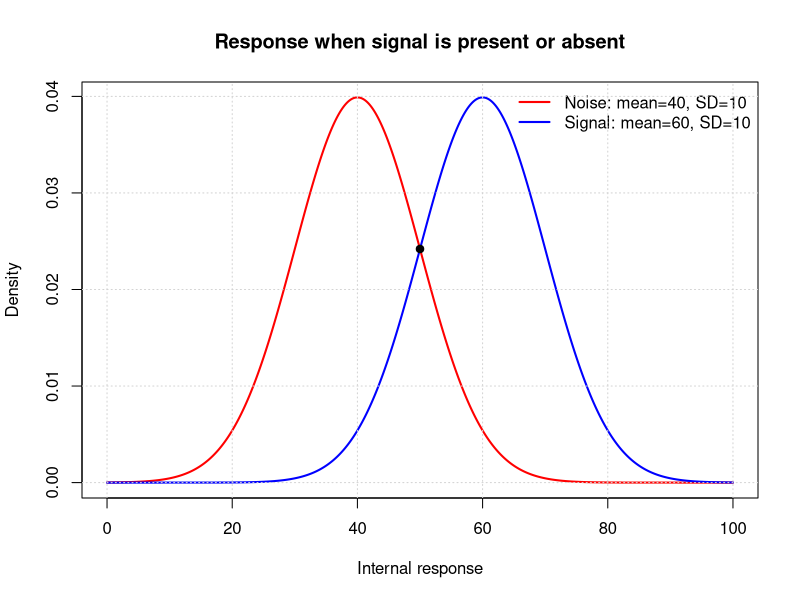
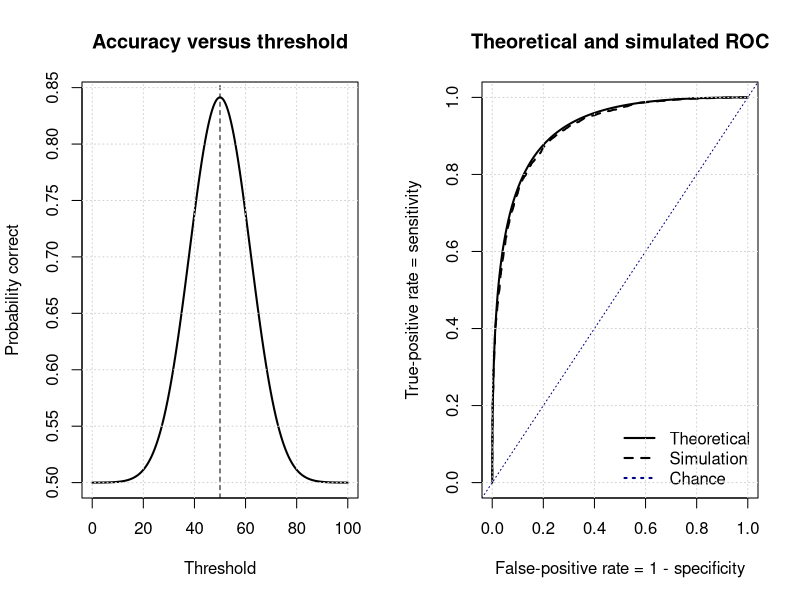
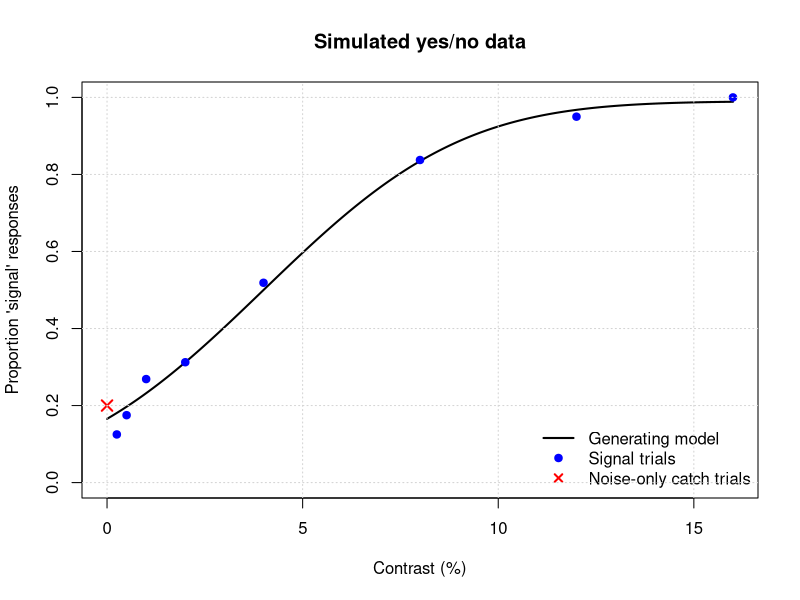
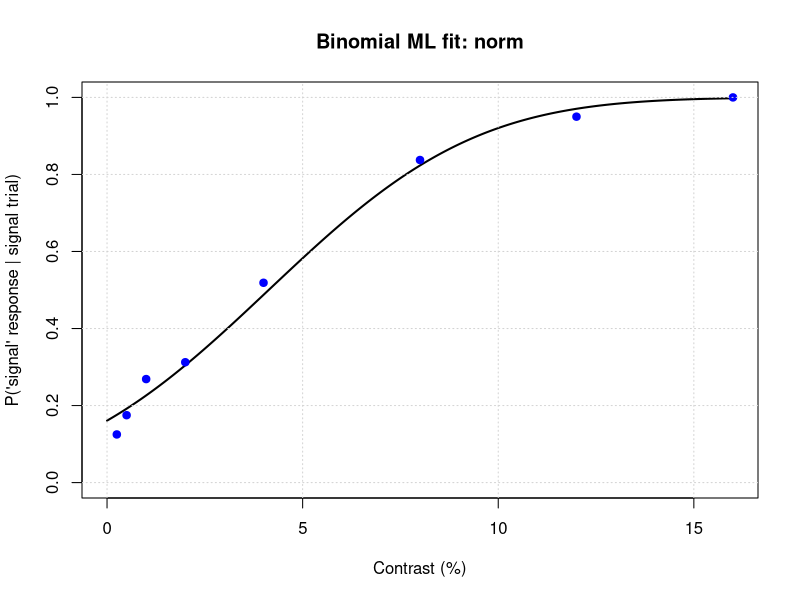
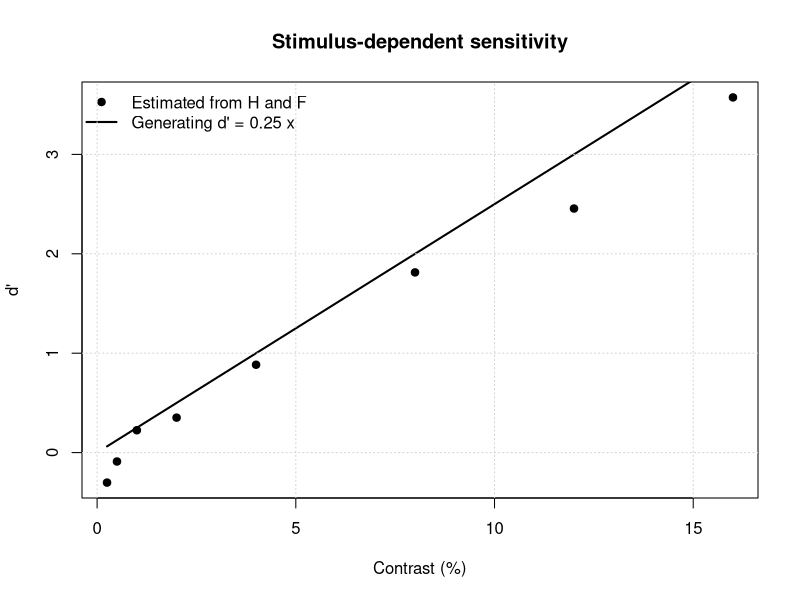
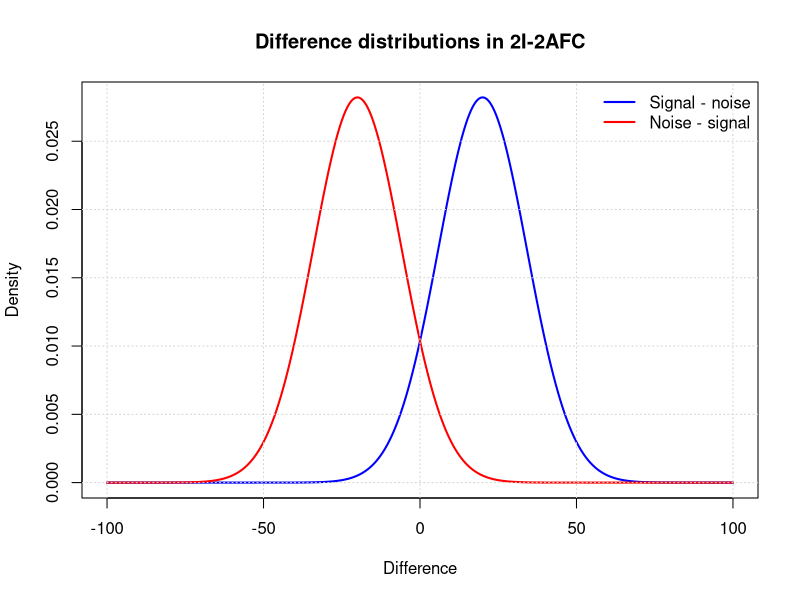
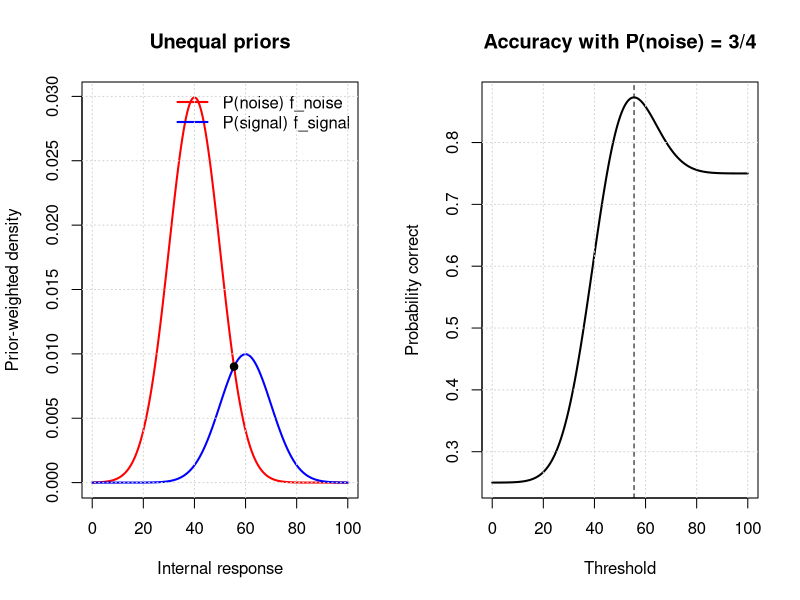
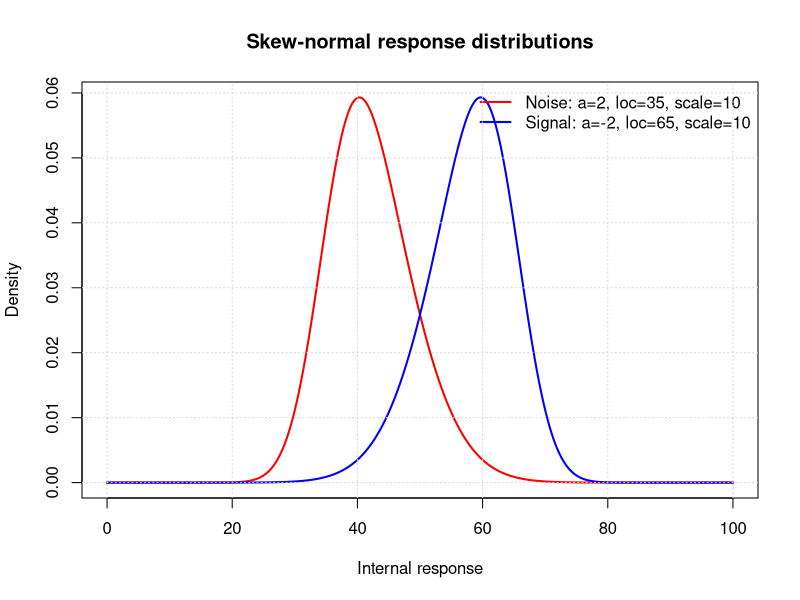

These charts were generated, in order, by the following R code:
# Signal detection theory: from an ideal observer to psychometric functions
#
# Standalone R companion to sdt.py. Run with:
#   Rscript sdt.R
# or source it from RStudio. It uses only base R (including the recommended
# stats and graphics packages), so no package installation is required.
#
# Contents
#   1. The ideal equal-variance model
#   2. What changes in real observers?
#   3. Simulated yes/no data
#   4. Fit a psychometric function
#   5. From SDT to stimulus-dependent psychometric functions
#   Appendix: selected extensions

options(stringsAsFactors = FALSE)

# Small helpers used throughout. Sorting inside auc_trapezoid makes it work
# whether an ROC was generated by increasing or decreasing thresholds.
auc_trapezoid <- function(x, y) {
  keep <- is.finite(x) & is.finite(y)
  x <- x[keep]
  y <- y[keep]
  ordering <- order(x)
  x <- x[ordering]
  y <- y[ordering]
  sum(diff(x) * (head(y, -1) + tail(y, -1)) / 2)
}

find_curve_crossing <- function(grid, difference, target = mean(range(grid))) {
  crossing_indices <- which(diff(sign(difference)) != 0)
  if (length(crossing_indices) == 0) {
    stop("No curve crossing was found on the supplied grid.")
  }
  crossings <- vapply(crossing_indices, function(index) {
    x1 <- grid[index]
    x2 <- grid[index + 1]
    y1 <- difference[index]
    y2 <- difference[index + 1]
    x1 - y1 * (x2 - x1) / (y2 - y1)
  }, numeric(1))
  crossings[which.min(abs(crossings - target))]
}

simulate_yes_count <- function(mean_response, n_trials, criterion, lapse) {
  internal_response <- rnorm(n_trials, mean_response, 1)
  respond_yes <- internal_response > criterion
  lapse_trials <- runif(n_trials) < lapse
  respond_yes[lapse_trials] <- runif(sum(lapse_trials)) < 0.5
  sum(respond_yes)
}

# -----------------------------------------------------------------------------
# 1. The ideal equal-variance model
# -----------------------------------------------------------------------------
# Imagine equally common signal and noise trials. Each trial creates a noisy,
# one-dimensional internal response. Signal responses tend to be larger, but
# the distributions overlap. Examples include baggage screening, radiology,
# hearing one's name, or diagnosing a sample from a noisy test.
#
# Our deliberately idealized starting assumptions are Gaussian signal and
# noise distributions with equal variance, independent stationary trials, one
# fixed decision criterion, and no stimulus-independent guesses or lapses.

x <- seq(0, 100, length.out = 1000)
diff_x <- seq(-100, 100, length.out = 1000)
loc_noise <- 40
sd_noise <- 10
loc_signal <- 60
sd_signal <- 10
pdf_noise <- dnorm(x, loc_noise, sd_noise)
pdf_signal <- dnorm(x, loc_signal, sd_signal)
intersection_point <- find_curve_crossing(
  x, pdf_signal - pdf_noise, (loc_noise + loc_signal) / 2
)

plot(
  x, pdf_noise, type = "l", col = "red", lwd = 2,
  xlab = "Internal response", ylab = "Density",
  main = "Response when signal is present or absent"
)
lines(x, pdf_signal, col = "blue", lwd = 2)
points(
  intersection_point,
  dnorm(intersection_point, loc_signal, sd_signal),
  pch = 19
)
legend(
  "topright",
  c(
    sprintf("Noise: mean=%g, SD=%g", loc_noise, sd_noise),
    sprintf("Signal: mean=%g, SD=%g", loc_signal, sd_signal)
  ),
  col = c("red", "blue"), lty = 1, lwd = 2, bty = "n"
)
grid()

# Respond "signal" when the response exceeds a threshold. Very low thresholds
# create many hits and false alarms; very high thresholds create few of both.
# In multidimensional or non-Gaussian problems, the optimal acceptance region
# can be more complicated than one threshold.
thresholds <- seq(min(x), max(x), length.out = 1000)
tpr_theoretical <- 1 - pnorm(thresholds, loc_signal, sd_signal)
fpr_theoretical <- 1 - pnorm(thresholds, loc_noise, sd_noise)
p_correct_theoretical <- 0.5 * (tpr_theoretical + 1 - fpr_theoretical)

roc_fpr_theoretical <- c(1, fpr_theoretical, 0)
roc_tpr_theoretical <- c(1, tpr_theoretical, 0)
roc_auc <- auc_trapezoid(roc_fpr_theoretical, roc_tpr_theoretical)
cat(sprintf("Area under the theoretical ROC curve: %.4f\n", roc_auc))

# Internal checks use analytic identities that do not depend on a random seed.
dprime_theoretical <- (loc_signal - loc_noise) / sd_noise
auc_analytic <- pnorm(dprime_theoretical / sqrt(2))
stopifnot(
  abs(sd_signal - sd_noise) < .Machine$double.eps^0.5,
  abs(intersection_point - (loc_noise + loc_signal) / 2) < 2 * diff(x)[1],
  abs(roc_auc - auc_analytic) < 5e-4,
  abs(max(p_correct_theoretical) - pnorm(dprime_theoretical / 2)) < 5e-4
)

set.seed(602)
n_trials <- 10000
n_half <- n_trials %/% 2
samples_noise <- rnorm(n_half, loc_noise, sd_noise)
samples_signal <- rnorm(n_half, loc_signal, sd_signal)
samples <- c(samples_noise, samples_signal)
labels <- c(rep(FALSE, n_half), rep(TRUE, n_half))

tpr_simulation <- numeric(length(thresholds))
fpr_simulation <- numeric(length(thresholds))
for (i in seq_along(thresholds)) {
  predictions <- samples > thresholds[i]
  tpr_simulation[i] <- mean(predictions[labels])
  fpr_simulation[i] <- mean(predictions[!labels])
}

old_par <- par(mfrow = c(1, 2))
plot(
  thresholds, p_correct_theoretical, type = "l", lwd = 2,
  xlab = "Threshold", ylab = "Probability correct",
  main = "Accuracy versus threshold"
)
abline(v = intersection_point, lty = 2)
grid()

plot(
  roc_fpr_theoretical, roc_tpr_theoretical, type = "l", lwd = 2,
  xlim = c(0, 1), ylim = c(0, 1),
  xlab = "False-positive rate = 1 - specificity",
  ylab = "True-positive rate = sensitivity",
  main = "Theoretical and simulated ROC"
)
lines(c(1, fpr_simulation, 0), c(1, tpr_simulation, 0), lty = 2, lwd = 2)
abline(0, 1, col = "navy", lty = 3)
legend(
  "bottomright", c("Theoretical", "Simulation", "Chance"),
  lty = c(1, 2, 3), lwd = 2, col = c("black", "black", "navy"), bty = "n"
)
grid()
par(old_par)

# Standard SDT measures
# For criterion k, H = P(X > k | signal) and F = P(X > k | noise).
# Under the equal-variance Gaussian model:
#   d'   = qnorm(H) - qnorm(F) = (mu_signal - mu_noise) / sigma
#   c    = -0.5 * (qnorm(H) + qnorm(F))
#   beta = f_signal(k) / f_noise(k) = exp(d' * c)
# c = 0 is unbiased, c > 0 conservative, and c < 0 liberal. With equal
# priors and equal error costs, the optimal criterion has c = 0 and beta = 1.
# The likelihood-ratio decision rule is more general than these formulas.

# -----------------------------------------------------------------------------
# 2. What changes in real observers?
# -----------------------------------------------------------------------------
# The ideal model is a baseline, not a literal description of every observer.
#
# Ideal assumption             Plausible departure / consequence
# Equal Gaussian variance      Unequal or non-Gaussian evidence changes ROC shape
# One fixed criterion          Drift, sequential bias, or payoff changes add variance
# Fixed sensitivity            Learning, fatigue, attention, and adaptation change d'
# No guesses or lapses         Stimulus-independent responses alter both asymptotes
# One mechanism                Strategy/state mixtures may not form one sigmoid
# Independent binomial trials  Serial dependence causes overdispersion
#
# Add complexity only when the design identifies it. Inspect residuals, recover
# parameters in simulations, compare constrained models, and prefer predictive
# or principled model comparisons over appearance alone. With unequal Gaussian
# variances, use a binormal/zROC analysis. AUC, A', and d_a answer related but
# different questions and do not rescue a poorly identified design.

# -----------------------------------------------------------------------------
# 3. Simulated yes/no data
# -----------------------------------------------------------------------------
# On signal trials, contrast x raises the mean internal response linearly:
#   X | signal,x ~ Normal(d'(x), 1), with d'(x) = gain * x.
# Noise-only catch trials have mean zero. The observer says "signal" when X > k.
# On a lapse trial the response is random.

set.seed(604)
contrast_levels <- c(0.25, 0.5, 1, 2, 4, 8, 12, 16)
n_per_level <- 160
n_catch <- 240
gain_true <- 0.25
criterion_true <- 1.0
lapse_true <- 0.02
true_dprime <- gain_true * contrast_levels

yes_counts <- vapply(
  true_dprime,
  simulate_yes_count,
  integer(1),
  n_trials = n_per_level,
  criterion = criterion_true,
  lapse = lapse_true
)
false_alarm_count <- simulate_yes_count(
  0, n_catch, criterion_true, lapse_true
)
false_alarm_rate <- false_alarm_count / n_catch

psychometric_data <- data.frame(
  contrast = contrast_levels,
  yes = yes_counts,
  trials = rep(n_per_level, length(contrast_levels))
)

contrast_grid <- seq(0, max(contrast_levels), length.out = 400)
p_yes_generating <- lapse_true / 2 +
  (1 - lapse_true) * pnorm(gain_true * contrast_grid - criterion_true)
plot(
  contrast_grid, p_yes_generating, type = "l", lwd = 2,
  xlab = "Contrast (%)", ylab = "Proportion 'signal' responses",
  ylim = c(0, 1), main = "Simulated yes/no data"
)
points(contrast_levels, yes_counts / n_per_level, pch = 19, col = "blue")
points(0, false_alarm_rate, pch = 4, cex = 1.4, lwd = 2, col = "red")
legend(
  "bottomright",
  c("Generating model", "Signal trials", "Noise-only catch trials"),
  col = c("black", "blue", "red"), lty = c(1, NA, NA),
  pch = c(NA, 19, 4), lwd = c(2, NA, 2), bty = "n"
)
grid()

cat(sprintf(
  "Catch trials: %d/%d; F = %.3f\n",
  false_alarm_count, n_catch, false_alarm_rate
))
cat("Contrast | signal responses / trials\n")
for (i in seq_along(contrast_levels)) {
  cat(sprintf("%8.2f | %3d / %d\n", contrast_levels[i], yes_counts[i], n_per_level))
}

# -----------------------------------------------------------------------------
# 4. Fit a psychometric function
# -----------------------------------------------------------------------------
# R has several possible psychometric-fitting routes. stats::glm is excellent
# for ordinary logit/probit binomial models without fitted lapses. The psyphy
# package (sometimes described informally as "R psychophysics") supplies SDT
# utilities, psychophysical GLM links, and psyfun.2asym; quickpsy adds a convenient
# multi-group/bootstrap workflow; brms can express richer Bayesian models. To
# keep this file immediately runnable, the code below directly maximizes the
# grouped-binomial likelihood with base stats::optim. This also lets us impose
# the same lower/upper-asymptote constraint used in the Python and MATLAB files.
#
# Curve choices:
#   norm     additive Gaussian decision noise: Phi(beta * (x - alpha))
#   logistic logistic decision noise: plogis(beta * (x - alpha))
#   weibull  positive intensities: 1 - exp(-(x / alpha)^beta)
#
# The response probability is q + (1 - 2q) * core(x), where the lower and
# upper error asymptotes are constrained to the same q. Under random lapses,
# the corresponding total lapse probability is 2q.

sigmoid_name <- "norm"  # Change to "logistic" or "weibull".

predict_psychometric <- function(theta, stimulus, sigmoid) {
  # q is constrained to (0, 0.1), slope/scale parameters stay positive.
  q <- 0.1 * plogis(theta[3])
  if (sigmoid == "weibull") {
    alpha <- exp(theta[1])
    beta <- exp(theta[2])
    core <- 1 - exp(-(pmax(stimulus, 0) / alpha)^beta)
  } else {
    alpha <- theta[1]
    beta <- exp(theta[2])
    linear_predictor <- beta * (stimulus - alpha)
    core <- if (sigmoid == "norm") pnorm(linear_predictor) else
      plogis(linear_predictor)
  }
  q + (1 - 2 * q) * core
}

psychometric_nll <- function(theta, data, sigmoid) {
  probabilities <- predict_psychometric(theta, data$contrast, sigmoid)
  probabilities <- pmin(pmax(probabilities, 1e-12), 1 - 1e-12)
  -sum(dbinom(data$yes, data$trials, probabilities, log = TRUE))
}

if (sigmoid_name == "weibull") {
  theta_start <- c(log(median(contrast_levels)), log(2), qlogis(0.1))
} else {
  theta_start <- c(median(contrast_levels), log(0.25), qlogis(0.1))
}

psychometric_fit <- optim(
  theta_start,
  psychometric_nll,
  data = psychometric_data,
  sigmoid = sigmoid_name,
  method = "Nelder-Mead",
  control = list(maxit = 10000, reltol = 1e-10),
  hessian = TRUE
)

fit_theta <- psychometric_fit$par
fit_q <- 0.1 * plogis(fit_theta[3])
if (sigmoid_name == "weibull") {
  fit_alpha <- exp(fit_theta[1])
  fit_beta <- exp(fit_theta[2])
} else {
  fit_alpha <- fit_theta[1]
  fit_beta <- exp(fit_theta[2])
}

fit_grid <- seq(0, max(contrast_levels), length.out = 400)
fit_probability <- predict_psychometric(fit_theta, fit_grid, sigmoid_name)
plot(
  fit_grid, fit_probability, type = "l", lwd = 2,
  xlab = "Contrast (%)", ylab = "P('signal' response | signal trial)",
  ylim = c(0, 1), main = sprintf("Binomial ML fit: %s", sigmoid_name)
)
points(contrast_levels, yes_counts / n_per_level, pch = 19, col = "blue")
grid()

cat(sprintf(
  paste0(
    "Psychometric fit (%s): alpha = %.4f, beta = %.4f, ",
    "equal asymptote q = %.4f (random-lapse probability = %.4f); convergence = %d\n"
  ),
  sigmoid_name, fit_alpha, fit_beta, fit_q, 2 * fit_q,
  psychometric_fit$convergence
))
stopifnot(
  psychometric_fit$convergence == 0,
  is.finite(psychometric_fit$value),
  all(fit_probability > 0 & fit_probability < 1),
  fit_beta > 0,
  fit_q >= 0 && fit_q <= 0.1
)

# -----------------------------------------------------------------------------
# 5. From SDT to stimulus-dependent psychometric functions
# -----------------------------------------------------------------------------
# With unit variance and fixed criterion k:
#   H(x) = Phi(d'(x) - k), and F = Phi(-k).
# Thus H(x) depends jointly on the decision rule and the transducer mapping the
# physical stimulus to sensitivity. If d'(x) = gain*x, H(x) is cumulative
# Gaussian in x. A common nonlinear extension is d'(x) = (gain*x)^p.
#
# Fit signal and noise responses jointly when asking whether a manipulation
# changes gain, exponent, criterion, or lapse rate. If false-alarm rate or
# criterion changes with stimulus or condition, fitting hit rates alone
# confounds sensitivity and bias.

# The log-linear correction avoids infinite z-scores for observed rates 0 or 1.
hit_rate_corrected <- (yes_counts + 0.5) / (n_per_level + 1)
false_alarm_rate_corrected <- (false_alarm_count + 0.5) / (n_catch + 1)
empirical_dprime <- qnorm(hit_rate_corrected) - qnorm(false_alarm_rate_corrected)
stopifnot(
  all(is.finite(empirical_dprime)),
  length(empirical_dprime) == length(contrast_levels)
)

plot(
  contrast_levels, empirical_dprime, pch = 19,
  xlab = "Contrast (%)", ylab = "d'",
  main = "Stimulus-dependent sensitivity"
)
lines(contrast_levels, true_dprime, lwd = 2)
legend(
  "topleft", c("Estimated from H and F", sprintf("Generating d' = %.2f x", gain_true)),
  pch = c(19, NA), lty = c(NA, 1), lwd = c(NA, 2), bty = "n"
)
grid()

# -----------------------------------------------------------------------------
# Appendix A1. Estimating SDT measures from response counts
# -----------------------------------------------------------------------------
#                Respond "signal"  Respond "noise"
# Actual signal       Hit               Miss
# Actual noise        False alarm       Correct rejection
#
# H conditions on signal trials; F conditions on noise trials. Precision,
# hits/(hits + false alarms), instead conditions on the response and therefore
# changes with the signal base rate.

hits <- 40
misses <- 10
false_alarms <- 15
correct_rejections <- 135
hit_rate <- hits / (hits + misses)
false_alarm_rate_example <- false_alarms / (false_alarms + correct_rejections)
precision <- hits / (hits + false_alarms)
hit_rate_corrected_example <- (hits + 0.5) / (hits + misses + 1)
fa_rate_corrected_example <-
  (false_alarms + 0.5) / (false_alarms + correct_rejections + 1)
z_hit <- qnorm(hit_rate_corrected_example)
z_false_alarm <- qnorm(fa_rate_corrected_example)
dprime_observed <- z_hit - z_false_alarm
criterion_observed <- -0.5 * (z_hit + z_false_alarm)
stopifnot(
  is.finite(dprime_observed),
  is.finite(criterion_observed),
  dprime_observed > 0
)

cat(sprintf(
  "Hit rate: %.3f; false-alarm rate: %.3f\n",
  hit_rate, false_alarm_rate_example
))
cat(sprintf(
  "Corrected d': %.3f; corrected c: %.3f; precision: %.3f\n",
  dprime_observed, criterion_observed, precision
))

# Appendix A2. Unequal variance and alternative sensitivity indices
# If sigma_signal != sigma_noise, qnorm(H)-qnorm(F) varies with criterion.
# The zROC follows:
#   qnorm(H) = (mu_signal-mu_noise)/sigma_signal
#              + (sigma_noise/sigma_signal) * qnorm(F).
# Its slope is sigma_noise/sigma_signal, not 1. The log likelihood ratio is
# quadratic, so an optimal decision region can require two crossings. ROC/AUC
# and the general likelihood-ratio rule remain valid. A', d_a, and equal-
# variance d' have different interpretations and should be labelled clearly.

# -----------------------------------------------------------------------------
# Appendix A3. Two-interval, two-alternative forced choice
# -----------------------------------------------------------------------------
# Each trial contains one signal and one noise sample; choose the larger. Under
# independent draws from the same decision variable there is no criterion/caution
# term, although order and response biases may remain.

pdf_signal_minus_noise <- dnorm(
  diff_x, loc_signal - loc_noise, sqrt(sd_noise^2 + sd_signal^2)
)
pdf_noise_minus_signal <- dnorm(
  diff_x, loc_noise - loc_signal, sqrt(sd_noise^2 + sd_signal^2)
)
plot(
  diff_x, pdf_signal_minus_noise, type = "l", col = "blue", lwd = 2,
  xlab = "Difference", ylab = "Density",
  main = "Difference distributions in 2I-2AFC"
)
lines(diff_x, pdf_noise_minus_signal, col = "red", lwd = 2)
legend(
  "topright", c("Signal - noise", "Noise - signal"),
  col = c("blue", "red"), lty = 1, lwd = 2, bty = "n"
)
grid()

p_correct_2afc <- 1 - pnorm(
  0, loc_signal - loc_noise, sqrt(sd_noise^2 + sd_signal^2)
)
cat(sprintf("Probability correct in 2I-2AFC: %.4f\n", p_correct_2afc))
# Under the standard assumptions, P(correct in 2AFC) = AUC = Phi(d'/sqrt(2)).
# Balanced yes/no accuracy at the optimal criterion is Phi(d'/2).
stopifnot(
  abs(p_correct_2afc - auc_analytic) < 1e-12,
  abs(p_correct_2afc - roc_auc) < 5e-4
)

# -----------------------------------------------------------------------------
# Appendix A4. Unequal priors and error costs
# -----------------------------------------------------------------------------
# Choose signal when the likelihood ratio exceeds
#   beta_optimal = P(noise)/P(signal) *
#                  (C_FA-C_CR)/(C_M-C_H).
# With equal error costs and P(noise)=3/4, P(signal)=1/4, beta_optimal=3.
# The accuracy-maximizing threshold is where prior-weighted densities cross.

prior_noise <- 3 / 4
prior_signal <- 1 / 4
weighted_noise <- prior_noise * pdf_noise
weighted_signal <- prior_signal * pdf_signal
weighted_intersection <- find_curve_crossing(
  x, weighted_signal - weighted_noise, (loc_noise + loc_signal) / 2
)
p_correct_unequal <-
  prior_signal * tpr_theoretical + prior_noise * (1 - fpr_theoretical)
analytic_weighted_intersection <-
  (loc_noise + loc_signal) / 2 +
  sd_noise^2 * log(prior_noise / prior_signal) / (loc_signal - loc_noise)
stopifnot(
  abs(weighted_intersection - analytic_weighted_intersection) < 2 * diff(x)[1],
  abs(thresholds[which.max(p_correct_unequal)] - weighted_intersection) <
    2 * diff(thresholds)[1]
)

old_par <- par(mfrow = c(1, 2))
plot(
  x, weighted_noise, type = "l", col = "red", lwd = 2,
  xlab = "Internal response", ylab = "Prior-weighted density",
  main = "Unequal priors"
)
lines(x, weighted_signal, col = "blue", lwd = 2)
points(
  weighted_intersection,
  prior_signal * dnorm(weighted_intersection, loc_signal, sd_signal),
  pch = 19
)
legend(
  "topright", c("P(noise) f_noise", "P(signal) f_signal"),
  col = c("red", "blue"), lty = 1, lwd = 2, bty = "n"
)
grid()

plot(
  thresholds, p_correct_unequal, type = "l", lwd = 2,
  xlab = "Threshold", ylab = "Probability correct",
  main = "Accuracy with P(noise) = 3/4"
)
abline(v = weighted_intersection, lty = 2)
grid()
par(old_par)

# -----------------------------------------------------------------------------
# Appendix A5. A non-Gaussian example
# -----------------------------------------------------------------------------
# The skew-normal density is 2*phi(z)*Phi(a*z)/scale. These small local
# functions avoid requiring the optional sn package.

skew_normal_pdf <- function(value, shape, location, scale) {
  z <- (value - location) / scale
  2 * dnorm(z) * pnorm(shape * z) / scale
}

skew_normal_cdf <- function(value, shape, location, scale) {
  vapply(
    value,
    function(upper) integrate(
      skew_normal_pdf, -Inf, upper,
      shape = shape, location = location, scale = scale,
      rel.tol = 1e-8
    )$value,
    numeric(1)
  )
}

rskew_normal <- function(n, shape, location, scale) {
  delta <- shape / sqrt(1 + shape^2)
  location + scale * (
    delta * abs(rnorm(n)) + sqrt(1 - delta^2) * rnorm(n)
  )
}

x_skew <- seq(0, 100, length.out = 1000)
shape_noise <- 2
loc_noise_skew <- 35
scale_noise_skew <- 10
shape_signal <- -2
loc_signal_skew <- 65
scale_signal_skew <- 10
pdf_noise_skew <- skew_normal_pdf(
  x_skew, shape_noise, loc_noise_skew, scale_noise_skew
)
pdf_signal_skew <- skew_normal_pdf(
  x_skew, shape_signal, loc_signal_skew, scale_signal_skew
)

plot(
  x_skew, pdf_noise_skew, type = "l", col = "red", lwd = 2,
  xlab = "Internal response", ylab = "Density",
  main = "Skew-normal response distributions"
)
lines(x_skew, pdf_signal_skew, col = "blue", lwd = 2)
legend(
  "topright",
  c(
    sprintf("Noise: a=%g, loc=%g, scale=%g", shape_noise, loc_noise_skew, scale_noise_skew),
    sprintf("Signal: a=%g, loc=%g, scale=%g", shape_signal, loc_signal_skew, scale_signal_skew)
  ),
  col = c("red", "blue"), lty = 1, lwd = 2, bty = "n"
)
grid()

set.seed(603)
n_skew_samples <- 10000
simulated_noise_skew <- rskew_normal(
  n_skew_samples, shape_noise, loc_noise_skew, scale_noise_skew
)
simulated_signal_skew <- rskew_normal(
  n_skew_samples, shape_signal, loc_signal_skew, scale_signal_skew
)
p_correct_skew <- mean(simulated_signal_skew > simulated_noise_skew)

thresholds_skew <- seq(min(x_skew), max(x_skew), length.out = 100)
tpr_skew <- 1 - skew_normal_cdf(
  thresholds_skew, shape_signal, loc_signal_skew, scale_signal_skew
)
fpr_skew <- 1 - skew_normal_cdf(
  thresholds_skew, shape_noise, loc_noise_skew, scale_noise_skew
)
auc_skew <- auc_trapezoid(c(1, fpr_skew, 0), c(1, tpr_skew, 0))

cat(sprintf("Skew-normal simulated 2AFC probability correct: %.4f\n", p_correct_skew))
cat(sprintf("Skew-normal ROC AUC: %.4f\n", auc_skew))
stopifnot(
  auc_skew > 0 && auc_skew < 1,
  p_correct_skew > 0 && p_correct_skew < 1,
  abs(p_correct_skew - auc_skew) < 0.02
)

cat("All internal consistency checks passed.\n")
